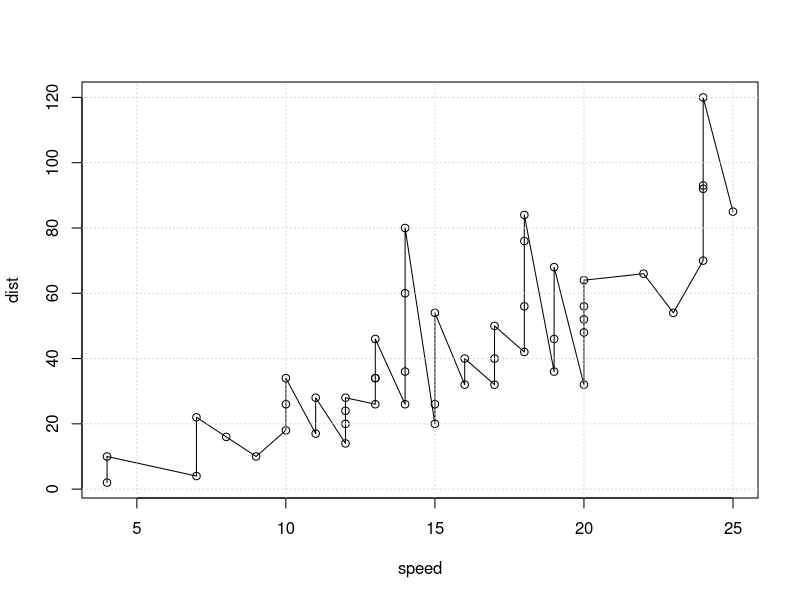
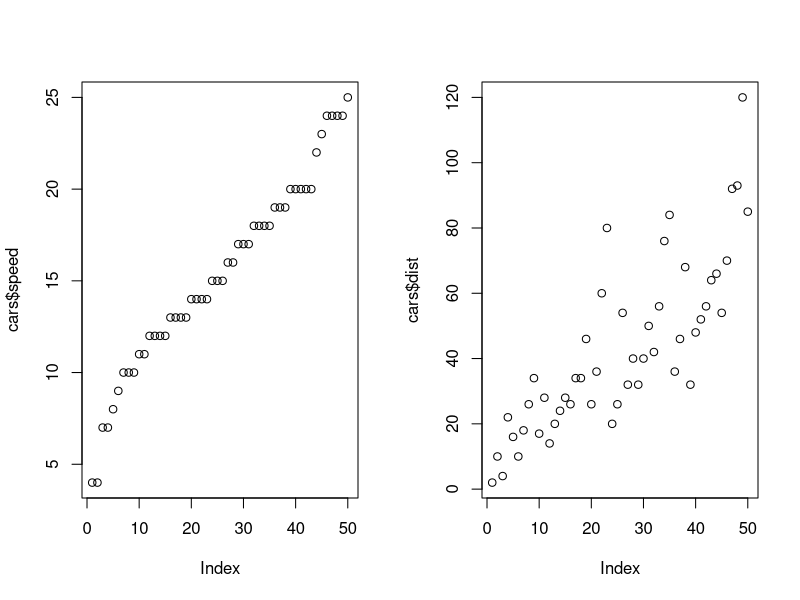
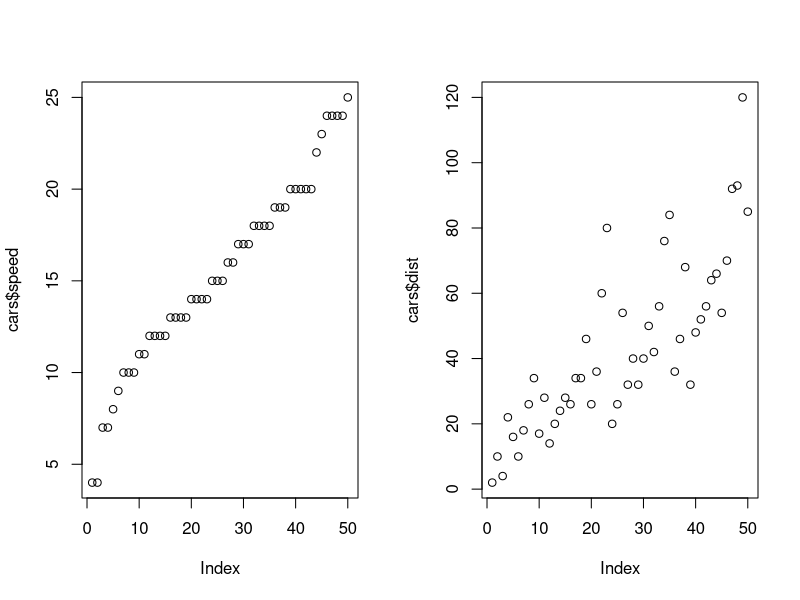
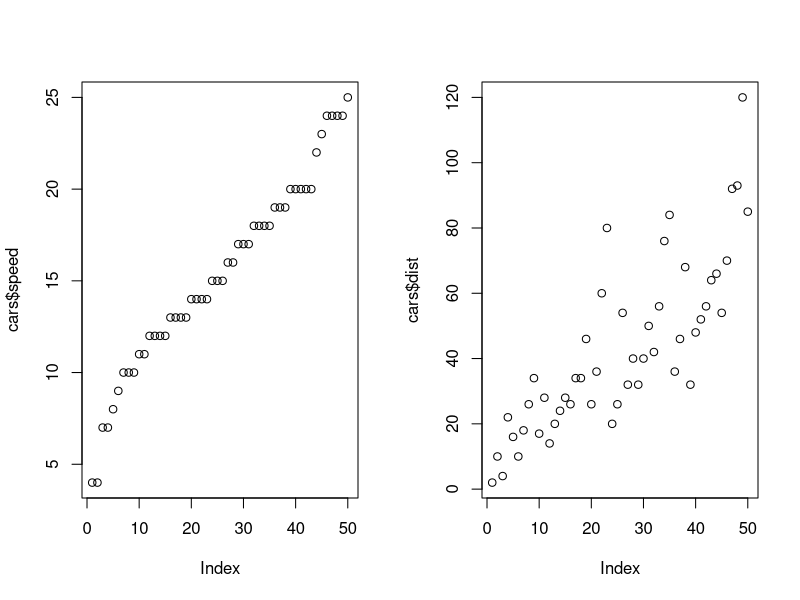

These charts were generated, in order, by the following R code:
## ---- chunk 1
## Du kan nu skrive r kode 

1+1
## ---- chunk 2
library(car)
# Car pakken har et dataset der hedder "cars"
speed=cars$speed
dist=cars$dist
plot(speed, dist); lines(speed, dist); grid()
## ---- chunk 3
#install.packages('tinytex')
#tinytex::install_tinytex()
## ---- chunk 4
par(mfrow=c(1,2))
plot(cars$speed)
plot(cars$dist)
## ---- chunk 5
par(mfrow=c(1,2))
plot(cars$speed)
plot(cars$dist)
## ---- chunk 6
par(mfrow=c(1,2))
plot(cars$speed)
plot(cars$dist)
## ---- chunk 7
library(tidyverse)

mutate(filter(select(cars,dist),dist > 4 & dist< 20) ,sum_dist= cumsum(dist))
## ---- chunk 8
library(tidyverse)

mutate(filter(select(cars,dist),dist > 4 & dist< 20) ,sum_dist= cumsum(dist))
## ---- chunk 9
library(tidyverse)

mutate(filter(select(cars,dist),dist > 4 & dist< 20) ,sum_dist= cumsum(dist))
## ---- chunk 10
library(tidyverse)

mutate(filter(select(cars,dist),dist > 4 & dist< 20) ,sum_dist= cumsum(dist))
